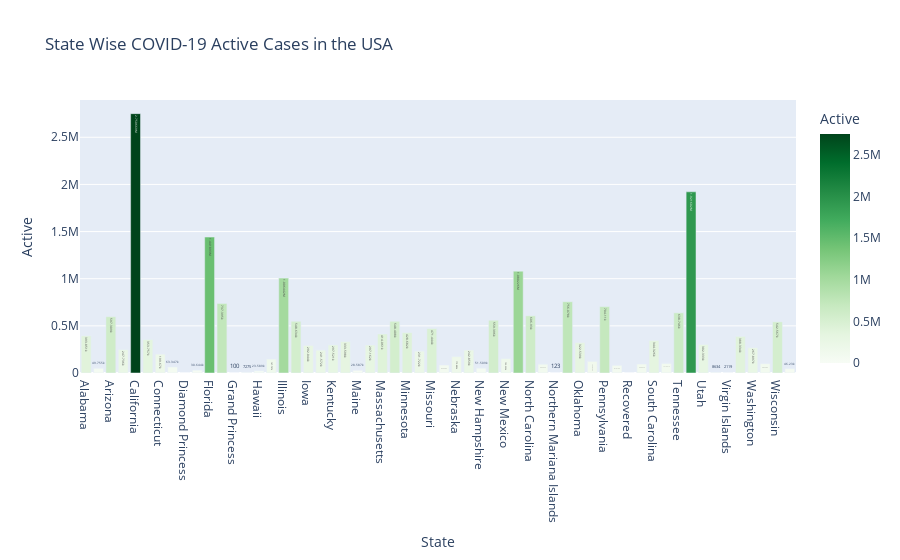

Source (notebook cell):
### Markdown cell above
### Plot Province/State Wise Confirmed cases in USA

### Code cell
fig = px.bar(
    states,
    x = 'Province_State',
    y = 'Active',
    title = 'State Wise COVID-19 Active Cases in the USA',
    labels = {'Active': 'Active', 'Province_State': 'State'},
    color = "Active",
    color_continuous_scale = 'greens',
    text_auto = True
)

fig.show()

### Figure 1 — Plotly figure (JSON) as saved in the notebook; plotly's stock layout.template omitted (floating-point values rounded to 4 significant figures)
{"data": [{"alignmentgroup": "True", "hovertemplate": "State=%{x}<br>Active=%{marker.color}<extra></extra>", "legendgroup": "", "marker": {"color": [393851, 49755, 597309, 247736, 2750669, 353757, 199670, 63347, 49, 30644, 1441893, 737395, 100, 7275, 23589, 147707, 1006442, 548634, 292044, 241572, 297521, 333598, 28587, 297162, 414061, 548408, 428682, 231722, 471444, 85048, 173883, 242859, 51509, 559396, 152222, 1080226, 606930, 93206, 123, 756078, 322539, 122873, 704110, 81014, 0, 95552, 344326, 101331, 638746, 1921602, 302333, 8634, 2119, 388334, 267897, 98208, 542567, 46230], "coloraxis": "coloraxis", "pattern": {"shape": ""}}, "name": "", "offsetgroup": "", "orientation": "v", "showlegend": false, "textposition": "auto", "texttemplate": "%{y}", "type": "bar", "x": ["Alabama", "Alaska", "Arizona", "Arkansas", "California", "Colorado", "Connecticut", "Delaware", "Diamond Princess", "District of Columbia", "Florida", "Georgia", "Grand Princess", "Guam", "Hawaii", "Idaho", "Illinois", "Indiana", "Iowa", "Kansas", "Kentucky", "Louisiana", "Maine", "Maryland", "Massachusetts", "Michigan", "Minnesota", "Mississippi", "Missouri", "Montana", "Nebraska", "Nevada", "New Hampshire", "New Jersey", "New Mexico", "New York", "North Carolina", "North Dakota", "Northern Mariana Islands", "Ohio", "Oklahoma", "Oregon", "Pennsylvania", "Puerto Rico", "Recovered", "Rhode Island", "South Carolina", "South Dakota", "Tennessee", "Texas", "Utah", "Vermont", "Virgin Islands", "Virginia", "Washington", "West Virginia", "Wisconsin", "Wyoming"], "xaxis": "x", "y": [393851, 49755, 597309, 247736, 2750669, 353757, 199670, 63347, 49, 30644, 1441893, 737395, 100, 7275, 23589, 147707, 1006442, 548634, 292044, 241572, 297521, 333598, 28587, 297162, 414061, 548408, 428682, 231722, 471444, 85048, 173883, 242859, 51509, 559396, 152222, 1080226, 606930, 93206, 123, 756078, 322539, 122873, 704110, 81014, 0, 95552, 344326, 101331, 638746, 1921602, 302333, 8634, 2119, 388334, 267897, 98208, 542567, 46230], "yaxis": "y"}], "layout": {"barmode": "relative", "coloraxis": {"colorbar": {"title": {"text": "Active"}}, "colorscale": [[0, "rgb(247,252,245)"], [0.125, "rgb(229,245,224)"], [0.25, "rgb(199,233,192)"], [0.375, "rgb(161,217,155)"], [0.5, "rgb(116,196,118)"], [0.625, "rgb(65,171,93)"], [0.75, "rgb(35,139,69)"], [0.875, "rgb(0,109,44)"], [1, "rgb(0,68,27)"]]}, "legend": {"tracegroupgap": 0}, "title": {"text": "State Wise COVID-19 Active Cases in the USA"}, "xaxis": {"anchor": "y", "domain": [0, 1], "title": {"text": "State"}}, "yaxis": {"anchor": "x", "domain": [0, 1], "title": {"text": "Active"}}}}
